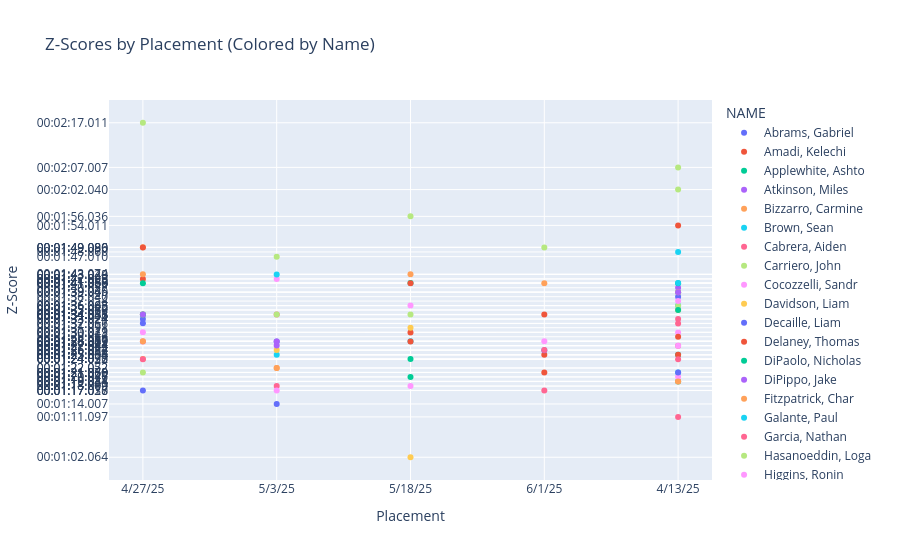

The notebook cell saved with this chart:
### Code cell
import datetime

import plotly.express as px

sorted_names = sorted(race['NAME'].unique())

def ms_to_time_str(ms):
  # ms is int, e.g. 87050
  seconds, ms = divmod(ms, 1000)
  minutes, seconds = divmod(seconds, 60)
  hours, minutes = divmod(minutes, 60)
  return f"{int(hours):02}:{int(minutes):02}:{int(seconds):02}.{int(ms):03}"

# Create a new column for formatted time
race['TIME_STR'] = race['MS'].apply(ms_to_time_str)

fig = px.scatter(
  race,
  x='RACE DATE',
  y='MS',
  color='NAME',
  category_orders={'NAME': sorted_names},
  hover_data=['SCHOOL', 'MS', 'TIME_STR'],
  title='Z-Scores by Placement (Colored by Name)'
)

fig.update_yaxes(
  tickvals=race['MS'],
  ticktext=race['MS'].apply(ms_to_time_str),
  title_text='Time (hh:mm:ss.ms)'
)
fig.update_layout(xaxis_title='Placement', yaxis_title='Z-Score')

race = race.sort_values('RACE DATE')
fig.show()

### Figure 1 — Plotly figure (JSON) as saved in the notebook; plotly's stock layout.template omitted (floating-point values rounded to 4 significant figures)
{"data": [{"customdata": [["SMSG", "00:01:17.038"], ["SMSG", "00:01:14.007"]], "hovertemplate": "NAME=Abrams, Gabriel   <br>RACE DATE=%{x}<br>MS=%{y}<br>SCHOOL=%{customdata[0]}<br>TIME_STR=%{customdata[1]}<extra></extra>", "legendgroup": "Abrams, Gabriel   ", "marker": {"color": "#636efa", "symbol": "circle"}, "mode": "markers", "name": "Abrams, Gabriel   ", "orientation": "v", "showlegend": true, "type": "scatter", "x": ["4/27/25", "5/3/25"], "xaxis": "x", "y": [77038, 74007], "yaxis": "y"}, {"customdata": [["SFA", "00:01:42.009"], ["SFA", "00:01:30.011"], ["SFA", "00:01:21.063"]], "hovertemplate": "NAME=Amadi, Kelechi    <br>RACE DATE=%{x}<br>MS=%{y}<br>SCHOOL=%{customdata[0]}<br>TIME_STR=%{customdata[1]}<extra></extra>", "legendgroup": "Amadi, Kelechi    ", "marker": {"color": "#EF553B", "symbol": "circle"}, "mode": "markers", "name": "Amadi, Kelechi    ", "orientation": "v", "showlegend": true, "type": "scatter", "x": ["4/27/25", "5/18/25", "6/1/25"], "xaxis": "x", "y": [102009, 90011, 81063], "yaxis": "y"}, {"customdata": [["BARN", "00:01:25.017"], ["BARN", "00:01:24.090"]], "hovertemplate": "NAME=Applewhite, Ashto <br>RACE DATE=%{x}<br>MS=%{y}<br>SCHOOL=%{customdata[0]}<br>TIME_STR=%{customdata[1]}<extra></extra>", "legendgroup": "Applewhite, Ashto ", "marker": {"color": "#00cc96", "symbol": "circle"}, "mode": "markers", "name": "Applewhite, Ashto ", "orientation": "v", "showlegend": true, "type": "scatter", "x": ["4/13/25", "5/18/25"], "xaxis": "x", "y": [85017, 84090], "yaxis": "y"}, {"customdata": [["IONA", "00:01:34.006"]], "hovertemplate": "NAME=Atkinson, Miles   <br>RACE DATE=%{x}<br>MS=%{y}<br>SCHOOL=%{customdata[0]}<br>TIME_STR=%{customdata[1]}<extra></extra>", "legendgroup": "Atkinson, Miles   ", "marker": {"color": "#ab63fa", "symbol": "circle"}, "mode": "markers", "name": "Atkinson, Miles   ", "orientation": "v", "showlegend": true, "type": "scatter", "x": ["4/27/25"], "xaxis": "x", "y": [94006], "yaxis": "y"}, {"customdata": [["Annunciation", "00:01:24.077"]], "hovertemplate": "NAME=Bizzarro, Carmine <br>RACE DATE=%{x}<br>MS=%{y}<br>SCHOOL=%{customdata[0]}<br>TIME_STR=%{customdata[1]}<extra></extra>", "legendgroup": "Bizzarro, Carmine ", "marker": {"color": "#FFA15A", "symbol": "circle"}, "mode": "markers", "name": "Bizzarro, Carmine ", "orientation": "v", "showlegend": true, "type": "scatter", "x": ["4/27/25"], "xaxis": "x", "y": [84077], "yaxis": "y"}, {"customdata": [["SMSG", "00:01:21.060"]], "hovertemplate": "NAME=Brown, Sean       <br>RACE DATE=%{x}<br>MS=%{y}<br>SCHOOL=%{customdata[0]}<br>TIME_STR=%{customdata[1]}<extra></extra>", "legendgroup": "Brown, Sean       ", "marker": {"color": "#19d3f3", "symbol": "circle"}, "mode": "markers", "name": "Brown, Sean       ", "orientation": "v", "showlegend": true, "type": "scatter", "x": ["4/13/25"], "xaxis": "x", "y": [81060], "yaxis": "y"}, {"customdata": [["SFA", "00:01:11.097"], ["SFA", "00:01:18.009"]], "hovertemplate": "NAME=Cabrera, Aiden    <br>RACE DATE=%{x}<br>MS=%{y}<br>SCHOOL=%{customdata[0]}<br>TIME_STR=%{customdata[1]}<extra></extra>", "legendgroup": "Cabrera, Aiden    ", "marker": {"color": "#FF6692", "symbol": "circle"}, "mode": "markers", "name": "Cabrera, Aiden    ", "orientation": "v", "showlegend": true, "type": "scatter", "x": ["4/13/25", "5/3/25"], "xaxis": "x", "y": [71097, 78009], "yaxis": "y"}, {"customdata": [["Stephen", "00:02:07.007"], ["Stephen", "00:02:17.011"], ["Stephen", "00:01:47.010"], ["Stephen", "00:01:56.036"]], "hovertemplate": "NAME=Carriero, John    <br>RACE DATE=%{x}<br>MS=%{y}<br>SCHOOL=%{customdata[0]}<br>TIME_STR=%{customdata[1]}<extra></extra>", "legendgroup": "Carriero, John    ", "marker": {"color": "#B6E880", "symbol": "circle"}, "mode": "markers", "name": "Carriero, John    ", "orientation": "v", "showlegend": true, "type": "scatter", "x": ["4/13/25", "4/27/25", "5/3/25", "5/18/25"], "xaxis": "x", "y": [127007, 137011, 107010, 116036], "yaxis": "y"}, {"customdata": [["Stephen", "00:01:30.079"], ["Stephen", "00:01:42.025"]], "hovertemplate": "NAME=Cocozzelli, Sandr <br>RACE DATE=%{x}<br>MS=%{y}<br>SCHOOL=%{customdata[0]}<br>TIME_STR=%{customdata[1]}<extra></extra>", "legendgroup": "Cocozzelli, Sandr ", "marker": {"color": "#FF97FF", "symbol": "circle"}, "mode": "markers", "name": "Cocozzelli, Sandr ", "orientation": "v", "showlegend": true, "type": "scatter", "x": ["4/27/25", "5/3/25"], "xaxis": "x", "y": [90079, 102025], "yaxis": "y"}, {"customdata": [["OL Grace", "00:01:35.060"]], "hovertemplate": "NAME=Davidson, Liam    <br>RACE DATE=%{x}<br>MS=%{y}<br>SCHOOL=%{customdata[0]}<br>TIME_STR=%{customdata[1]}<extra></extra>", "legendgroup": "Davidson, Liam    ", "marker": {"color": "#FECB52", "symbol": "circle"}, "mode": "markers", "name": "Davidson, Liam    ", "orientation": "v", "showlegend": true, "type": "scatter", "x": ["4/13/25"], "xaxis": "x", "y": [95060], "yaxis": "y"}, {"customdata": [["SFA", "00:01:32.066"], ["SFA", "00:01:28.019"]], "hovertemplate": "NAME=Decaille, Liam    <br>RACE DATE=%{x}<br>MS=%{y}<br>SCHOOL=%{customdata[0]}<br>TIME_STR=%{customdata[1]}<extra></extra>", "legendgroup": "Decaille, Liam    ", "marker": {"color": "#636efa", "symbol": "circle"}, "mode": "markers", "name": "Decaille, Liam    ", "orientation": "v", "showlegend": true, "type": "scatter", "x": ["4/27/25", "5/3/25"], "xaxis": "x", "y": [92066, 88019], "yaxis": "y"}, {"customdata": [["Annunciation", "00:01:25.012"]], "hovertemplate": "NAME=Delaney, Thomas   <br>RACE DATE=%{x}<br>MS=%{y}<br>SCHOOL=%{customdata[0]}<br>TIME_STR=%{customdata[1]}<extra></extra>", "legendgroup": "Delaney, Thomas   ", "marker": {"color": "#EF553B", "symbol": "circle"}, "mode": "markers", "name": "Delaney, Thomas   ", "orientation": "v", "showlegend": true, "type": "scatter", "x": ["6/1/25"], "xaxis": "x", "y": [85012], "yaxis": "y"}, {"customdata": [["Epiphany", "00:01:39.050"], ["Epiphany", "00:01:41.065"], ["Epiphany", "00:01:41.089"]], "hovertemplate": "NAME=DiPaolo, Nicholas <br>RACE DATE=%{x}<br>MS=%{y}<br>SCHOOL=%{customdata[0]}<br>TIME_STR=%{customdata[1]}<extra></extra>", "legendgroup": "DiPaolo, Nicholas ", "marker": {"color": "#00cc96", "symbol": "circle"}, "mode": "markers", "name": "DiPaolo, Nicholas ", "orientation": "v", "showlegend": true, "type": "scatter", "x": ["4/13/25", "4/27/25", "5/18/25"], "xaxis": "x", "y": [99050, 101065, 101089], "yaxis": "y"}, {"customdata": [["IHM", "00:01:28.001"]], "hovertemplate": "NAME=DiPippo, Jake     <br>RACE DATE=%{x}<br>MS=%{y}<br>SCHOOL=%{customdata[0]}<br>TIME_STR=%{customdata[1]}<extra></extra>", "legendgroup": "DiPippo, Jake     ", "marker": {"color": "#ab63fa", "symbol": "circle"}, "mode": "markers", "name": "DiPippo, Jake     ", "orientation": "v", "showlegend": true, "type": "scatter", "x": ["5/3/25"], "xaxis": "x", "y": [88001], "yaxis": "y"}, {"customdata": [["Stephen", "00:01:49.096"], ["Stephen", "00:01:43.043"], ["Stephen", "00:01:41.062"]], "hovertemplate": "NAME=Fitzpatrick, Char <br>RACE DATE=%{x}<br>MS=%{y}<br>SCHOOL=%{customdata[0]}<br>TIME_STR=%{customdata[1]}<extra></extra>", "legendgroup": "Fitzpatrick, Char ", "marker": {"color": "#FFA15A", "symbol": "circle"}, "mode": "markers", "name": "Fitzpatrick, Char ", "orientation": "v", "showlegend": true, "type": "scatter", "x": ["4/27/25", "5/18/25", "6/1/25"], "xaxis": "x", "y": [109096, 103043, 101062], "yaxis": "y"}, {"customdata": [["IHM", "00:01:25.036"], ["IHM", "00:01:28.057"]], "hovertemplate": "NAME=Galante, Paul     <br>RACE DATE=%{x}<br>MS=%{y}<br>SCHOOL=%{customdata[0]}<br>TIME_STR=%{customdata[1]}<extra></extra>", "legendgroup": "Galante, Paul     ", "marker": {"color": "#19d3f3", "symbol": "circle"}, "mode": "markers", "name": "Galante, Paul     ", "orientation": "v", "showlegend": true, "type": "scatter", "x": ["5/3/25", "5/18/25"], "xaxis": "x", "y": [85036, 88057], "yaxis": "y"}, {"customdata": [["MVP", "00:01:27.044"], ["MVP", "00:01:34.045"]], "hovertemplate": "NAME=Garcia, Nathan    <br>RACE DATE=%{x}<br>MS=%{y}<br>SCHOOL=%{customdata[0]}<br>TIME_STR=%{customdata[1]}<extra></extra>", "legendgroup": "Garcia, Nathan    ", "marker": {"color": "#FF6692", "symbol": "circle"}, "mode": "markers", "name": "Garcia, Nathan    ", "orientation": "v", "showlegend": true, "type": "scatter", "x": ["4/13/25", "5/3/25"], "xaxis": "x", "y": [87044, 94045], "yaxis": "y"}, {"customdata": [["SFDC", "00:01:49.087"]], "hovertemplate": "NAME=Hasanoeddin, Loga <br>RACE DATE=%{x}<br>MS=%{y}<br>SCHOOL=%{customdata[0]}<br>TIME_STR=%{customdata[1]}<extra></extra>", "legendgroup": "Hasanoeddin, Loga ", "marker": {"color": "#B6E880", "symbol": "circle"}, "mode": "markers", "name": "Hasanoeddin, Loga ", "orientation": "v", "showlegend": true, "type": "scatter", "x": ["6/1/25"], "xaxis": "x", "y": [109087], "yaxis": "y"}, {"customdata": [["Stephen", "00:01:30.043"], ["Stephen", "00:01:34.041"], ["Stephen", "00:01:36.062"], ["Stephen", "00:01:28.041"]], "hovertemplate": "NAME=Higgins, Ronin    <br>RACE DATE=%{x}<br>MS=%{y}<br>SCHOOL=%{customdata[0]}<br>TIME_STR=%{customdata[1]}<extra></extra>", "legendgroup": "Higgins, Ronin    ", "marker": {"color": "#FF97FF", "symbol": "circle"}, "mode": "markers", "name": "Higgins, Ronin    ", "orientation": "v", "showlegend": true, "type": "scatter", "x": ["4/13/25", "4/27/25", "5/18/25", "6/1/25"], "xaxis": "x", "y": [90043, 94041, 96062, 88041], "yaxis": "y"}, {"customdata": [["SMSG", "00:01:26.094"]], "hovertemplate": "NAME=Hilpert-Navas, Lu <br>RACE DATE=%{x}<br>MS=%{y}<br>SCHOOL=%{customdata[0]}<br>TIME_STR=%{customdata[1]}<extra></extra>", "legendgroup": "Hilpert-Navas, Lu ", "marker": {"color": "#FECB52", "symbol": "circle"}, "mode": "markers", "name": "Hilpert-Navas, Lu ", "orientation": "v", "showlegend": true, "type": "scatter", "x": ["5/3/25"], "xaxis": "x", "y": [86094], "yaxis": "y"}, {"customdata": [["Epiphany", "00:01:38.040"], ["Epiphany", "00:01:33.025"]], "hovertemplate": "NAME=Huang, Archie     <br>RACE DATE=%{x}<br>MS=%{y}<br>SCHOOL=%{customdata[0]}<br>TIME_STR=%{customdata[1]}<extra></extra>", "legendgroup": "Huang, Archie     ", "marker": {"color": "#636efa", "symbol": "circle"}, "mode": "markers", "name": "Huang, Archie     ", "orientation": "v", "showlegend": true, "type": "scatter", "x": ["4/13/25", "4/27/25"], "xaxis": "x", "y": [98040, 93025], "yaxis": "y"}, {"customdata": [["Stephen", "00:01:54.011"], ["Stephen", "00:01:49.080"], ["Stephen", "00:01:41.029"], ["Stephen", "00:01:34.031"]], "hovertemplate": "NAME=Hummel, Julian    <br>RACE DATE=%{x}<br>MS=%{y}<br>SCHOOL=%{customdata[0]}<br>TIME_STR=%{customdata[1]}<extra></extra>", "legendgroup": "Hummel, Julian    ", "marker": {"color": "#EF553B", "symbol": "circle"}, "mode": "markers", "name": "Hummel, Julian    ", "orientation": "v", "showlegend": true, "type": "scatter", "x": ["4/13/25", "4/27/25", "5/18/25", "6/1/25"], "xaxis": "x", "y": [114011, 109080, 101029, 94031], "yaxis": "y"}, {"customdata": [["IHM", "00:01:19.021"], ["IHM", "00:01:20.046"]], "hovertemplate": "NAME=Jack, Don         <br>RACE DATE=%{x}<br>MS=%{y}<br>SCHOOL=%{customdata[0]}<br>TIME_STR=%{customdata[1]}<extra></extra>", "legendgroup": "Jack, Don         ", "marker": {"color": "#00cc96", "symbol": "circle"}, "mode": "markers", "name": "Jack, Don         ", "orientation": "v", "showlegend": true, "type": "scatter", "x": ["4/13/25", "5/18/25"], "xaxis": "x", "y": [79021, 80046], "yaxis": "y"}, {"customdata": [["SFA", "00:01:40.037"]], "hovertemplate": "NAME=James, Anthony    <br>RACE DATE=%{x}<br>MS=%{y}<br>SCHOOL=%{customdata[0]}<br>TIME_STR=%{customdata[1]}<extra></extra>", "legendgroup": "James, Anthony    ", "marker": {"color": "#ab63fa", "symbol": "circle"}, "mode": "markers", "name": "James, Anthony    ", "orientation": "v", "showlegend": true, "type": "scatter", "x": ["4/13/25"], "xaxis": "x", "y": [100037], "yaxis": "y"}, {"customdata": [["Stephen", "00:01:19.084"], ["Stephen", "00:01:43.074"], ["Stephen", "00:01:22.052"]], "hovertemplate": "NAME=Johnson, Peter    <br>RACE DATE=%{x}<br>MS=%{y}<br>SCHOOL=%{customdata[0]}<br>TIME_STR=%{customdata[1]}<extra></extra>", "legendgroup": "Johnson, Peter    ", "marker": {"color": "#FFA15A", "symbol": "circle"}, "mode": "markers", "name": "Johnson, Peter    ", "orientation": "v", "showlegend": true, "type": "scatter", "x": ["4/13/25", "4/27/25", "5/3/25"], "xaxis": "x", "y": [79084, 103074, 82052], "yaxis": "y"}, {"customdata": [["IONA", "00:01:48.060"]], "hovertemplate": "NAME=Jost, Conor       <br>RACE DATE=%{x}<br>MS=%{y}<br>SCHOOL=%{customdata[0]}<br>TIME_STR=%{customdata[1]}<extra></extra>", "legendgroup": "Jost, Conor       ", "marker": {"color": "#19d3f3", "symbol": "circle"}, "mode": "markers", "name": "Jost, Conor       ", "orientation": "v", "showlegend": true, "type": "scatter", "x": ["4/13/25"], "xaxis": "x", "y": [108060], "yaxis": "y"}, {"customdata": [["IONA", "00:01:33.024"], ["IONA", "00:01:28.002"], ["IONA", "00:01:17.010"]], "hovertemplate": "NAME=Leeratermpong, Pu <br>RACE DATE=%{x}<br>MS=%{y}<br>SCHOOL=%{customdata[0]}<br>TIME_STR=%{customdata[1]}<extra></extra>", "legendgroup": "Leeratermpong, Pu ", "marker": {"color": "#FF6692", "symbol": "circle"}, "mode": "markers", "name": "Leeratermpong, Pu ", "orientation": "v", "showlegend": true, "type": "scatter", "x": ["4/13/25", "4/27/25", "6/1/25"], "xaxis": "x", "y": [93024, 88002, 77010], "yaxis": "y"}, {"customdata": [["CYO Club", "00:01:21.032"]], "hovertemplate": "NAME=Lewis, Jackson    <br>RACE DATE=%{x}<br>MS=%{y}<br>SCHOOL=%{customdata[0]}<br>TIME_STR=%{customdata[1]}<extra></extra>", "legendgroup": "Lewis, Jackson    ", "marker": {"color": "#B6E880", "symbol": "circle"}, "mode": "markers", "name": "Lewis, Jackson    ", "orientation": "v", "showlegend": true, "type": "scatter", "x": ["4/27/25"], "xaxis": "x", "y": [81032], "yaxis": "y"}, {"customdata": [["MVP", "00:01:20.077"], ["MVP", "00:01:17.027"], ["MVP", "00:01:18.010"]], "hovertemplate": "NAME=Lopez, Jazfel     <br>RACE DATE=%{x}<br>MS=%{y}<br>SCHOOL=%{customdata[0]}<br>TIME_STR=%{customdata[1]}<extra></extra>", "legendgroup": "Lopez, Jazfel     ", "marker": {"color": "#FF97FF", "symbol": "circle"}, "mode": "markers", "name": "Lopez, Jazfel     ", "orientation": "v", "showlegend": true, "type": "scatter", "x": ["4/13/25", "5/3/25", "5/18/25"], "xaxis": "x", "y": [80077, 77027, 78010], "yaxis": "y"}, {"customdata": [["Epiphany", "00:01:39.060"], ["Epiphany", "00:01:34.035"], ["Epiphany", "00:01:31.091"]], "hovertemplate": "NAME=McCoy, Mason      <br>RACE DATE=%{x}<br>MS=%{y}<br>SCHOOL=%{customdata[0]}<br>TIME_STR=%{customdata[1]}<extra></extra>", "legendgroup": "McCoy, Mason      ", "marker": {"color": "#FECB52", "symbol": "circle"}, "mode": "markers", "name": "McCoy, Mason      ", "orientation": "v", "showlegend": true, "type": "scatter", "x": ["4/13/25", "4/27/25", "5/18/25"], "xaxis": "x", "y": [99060, 94035, 91091], "yaxis": "y"}, {"customdata": [["Annunciation", "00:01:26.022"]], "hovertemplate": "NAME=McMorrow, Matthew <br>RACE DATE=%{x}<br>MS=%{y}<br>SCHOOL=%{customdata[0]}<br>TIME_STR=%{customdata[1]}<extra></extra>", "legendgroup": "McMorrow, Matthew ", "marker": {"color": "#636efa", "symbol": "circle"}, "mode": "markers", "name": "McMorrow, Matthew ", "orientation": "v", "showlegend": true, "type": "scatter", "x": ["6/1/25"], "xaxis": "x", "y": [86022], "yaxis": "y"}, {"customdata": [["Epiphany", "00:01:25.004"]], "hovertemplate": "NAME=Mirza, Kaden      <br>RACE DATE=%{x}<br>MS=%{y}<br>SCHOOL=%{customdata[0]}<br>TIME_STR=%{customdata[1]}<extra></extra>", "legendgroup": "Mirza, Kaden      ", "marker": {"color": "#EF553B", "symbol": "circle"}, "mode": "markers", "name": "Mirza, Kaden      ", "orientation": "v", "showlegend": true, "type": "scatter", "x": ["4/13/25"], "xaxis": "x", "y": [85004], "yaxis": "y"}, {"customdata": [["IONA", "00:01:41.068"]], "hovertemplate": "NAME=Moran, Thomas     <br>RACE DATE=%{x}<br>MS=%{y}<br>SCHOOL=%{customdata[0]}<br>TIME_STR=%{customdata[1]}<extra></extra>", "legendgroup": "Moran, Thomas     ", "marker": {"color": "#00cc96", "symbol": "circle"}, "mode": "markers", "name": "Moran, Thomas     ", "orientation": "v", "showlegend": true, "type": "scatter", "x": ["4/13/25"], "xaxis": "x", "y": [101068], "yaxis": "y"}, {"customdata": [["BARN", "00:01:39.045"]], "hovertemplate": "NAME=Nedrick, Jacob    <br>RACE DATE=%{x}<br>MS=%{y}<br>SCHOOL=%{customdata[0]}<br>TIME_STR=%{customdata[1]}<extra></extra>", "legendgroup": "Nedrick, Jacob    ", "marker": {"color": "#ab63fa", "symbol": "circle"}, "mode": "markers", "name": "Nedrick, Jacob    ", "orientation": "v", "showlegend": true, "type": "scatter", "x": ["4/13/25"], "xaxis": "x", "y": [99045], "yaxis": "y"}, {"customdata": [["John Paul", "00:01:19.044"]], "hovertemplate": "NAME=Offurum, Arinze   <br>RACE DATE=%{x}<br>MS=%{y}<br>SCHOOL=%{customdata[0]}<br>TIME_STR=%{customdata[1]}<extra></extra>", "legendgroup": "Offurum, Arinze   ", "marker": {"color": "#FFA15A", "symbol": "circle"}, "mode": "markers", "name": "Offurum, Arinze   ", "orientation": "v", "showlegend": true, "type": "scatter", "x": ["4/13/25"], "xaxis": "x", "y": [79044], "yaxis": "y"}, {"customdata": [["BARN", "00:01:36.048"]], "hovertemplate": "NAME=Omaghomi, Logan   <br>RACE DATE=%{x}<br>MS=%{y}<br>SCHOOL=%{customdata[0]}<br>TIME_STR=%{customdata[1]}<extra></extra>", "legendgroup": "Omaghomi, Logan   ", "marker": {"color": "#19d3f3", "symbol": "circle"}, "mode": "markers", "name": "Omaghomi, Logan   ", "orientation": "v", "showlegend": true, "type": "scatter", "x": ["4/13/25"], "xaxis": "x", "y": [96048], "yaxis": "y"}, {"customdata": [["Patrick", "00:01:24.033"]], "hovertemplate": "NAME=Onativia, Adam    <br>RACE DATE=%{x}<br>MS=%{y}<br>SCHOOL=%{customdata[0]}<br>TIME_STR=%{customdata[1]}<extra></extra>", "legendgroup": "Onativia, Adam    ", "marker": {"color": "#FF6692", "symbol": "circle"}, "mode": "markers", "name": "Onativia, Adam    ", "orientation": "v", "showlegend": true, "type": "scatter", "x": ["4/13/25"], "xaxis": "x", "y": [84033], "yaxis": "y"}, {"customdata": [["MVP", "00:01:36.005"], ["MVP", "00:01:34.071"], ["MVP", "00:01:34.030"]], "hovertemplate": "NAME=Pena, Dominic     <br>RACE DATE=%{x}<br>MS=%{y}<br>SCHOOL=%{customdata[0]}<br>TIME_STR=%{customdata[1]}<extra></extra>", "legendgroup": "Pena, Dominic     ", "marker": {"color": "#B6E880", "symbol": "circle"}, "mode": "markers", "name": "Pena, Dominic     ", "orientation": "v", "showlegend": true, "type": "scatter", "x": ["4/13/25", "5/3/25", "5/18/25"], "xaxis": "x", "y": [96005, 94071, 94030], "yaxis": "y"}, {"customdata": [["MVP", "00:01:37.054"]], "hovertemplate": "NAME=Poudel, Sambhrant <br>RACE DATE=%{x}<br>MS=%{y}<br>SCHOOL=%{customdata[0]}<br>TIME_STR=%{customdata[1]}<extra></extra>", "legendgroup": "Poudel, Sambhrant ", "marker": {"color": "#FF97FF", "symbol": "circle"}, "mode": "markers", "name": "Poudel, Sambhrant ", "orientation": "v", "showlegend": true, "type": "scatter", "x": ["4/13/25"], "xaxis": "x", "y": [97054], "yaxis": "y"}, {"customdata": [["IONA", "00:01:02.064"]], "hovertemplate": "NAME=Richards, Joel    <br>RACE DATE=%{x}<br>MS=%{y}<br>SCHOOL=%{customdata[0]}<br>TIME_STR=%{customdata[1]}<extra></extra>", "legendgroup": "Richards, Joel    ", "marker": {"color": "#FECB52", "symbol": "circle"}, "mode": "markers", "name": "Richards, Joel    ", "orientation": "v", "showlegend": true, "type": "scatter", "x": ["5/18/25"], "xaxis": "x", "y": [62064], "yaxis": "y"}, {"customdata": [["IONA", "00:01:21.070"]], "hovertemplate": "NAME=Schnupp, Caleb    <br>RACE DATE=%{x}<br>MS=%{y}<br>SCHOOL=%{customdata[0]}<br>TIME_STR=%{customdata[1]}<extra></extra>", "legendgroup": "Schnupp, Caleb    ", "marker": {"color": "#636efa", "symbol": "circle"}, "mode": "markers", "name": "Schnupp, Caleb    ", "orientation": "v", "showlegend": true, "type": "scatter", "x": ["4/13/25"], "xaxis": "x", "y": [81070], "yaxis": "y"}, {"customdata": [["Epiphany", "00:01:29.066"], ["Epiphany", "00:01:28.018"]], "hovertemplate": "NAME=Setounski, Alex   <br>RACE DATE=%{x}<br>MS=%{y}<br>SCHOOL=%{customdata[0]}<br>TIME_STR=%{customdata[1]}<extra></extra>", "legendgroup": "Setounski, Alex   ", "marker": {"color": "#EF553B", "symbol": "circle"}, "mode": "markers", "name": "Setounski, Alex   ", "orientation": "v", "showlegend": true, "type": "scatter", "x": ["4/13/25", "5/18/25"], "xaxis": "x", "y": [89066, 88018], "yaxis": "y"}, {"customdata": [["Epiphany", "00:01:35.077"], ["Epiphany", "00:01:34.036"]], "hovertemplate": "NAME=Thompson, James   <br>RACE DATE=%{x}<br>MS=%{y}<br>SCHOOL=%{customdata[0]}<br>TIME_STR=%{customdata[1]}<extra></extra>", "legendgroup": "Thompson, James   ", "marker": {"color": "#00cc96", "symbol": "circle"}, "mode": "markers", "name": "Thompson, James   ", "orientation": "v", "showlegend": true, "type": "scatter", "x": ["4/13/25", "4/27/25"], "xaxis": "x", "y": [95077, 94036], "yaxis": "y"}, {"customdata": [["Stephen", "00:01:34.033"], ["Stephen", "00:01:27.093"]], "hovertemplate": "NAME=Troccoli, Conor   <br>RACE DATE=%{x}<br>MS=%{y}<br>SCHOOL=%{customdata[0]}<br>TIME_STR=%{customdata[1]}<extra></extra>", "legendgroup": "Troccoli, Conor   ", "marker": {"color": "#ab63fa", "symbol": "circle"}, "mode": "markers", "name": "Troccoli, Conor   ", "orientation": "v", "showlegend": true, "type": "scatter", "x": ["4/27/25", "5/3/25"], "xaxis": "x", "y": [94033, 87093], "yaxis": "y"}, {"customdata": [["SFDC", "00:01:28.079"], ["SFDC", "00:01:22.072"]], "hovertemplate": "NAME=Vidal, William    <br>RACE DATE=%{x}<br>MS=%{y}<br>SCHOOL=%{customdata[0]}<br>TIME_STR=%{customdata[1]}<extra></extra>", "legendgroup": "Vidal, William    ", "marker": {"color": "#FFA15A", "symbol": "circle"}, "mode": "markers", "name": "Vidal, William    ", "orientation": "v", "showlegend": true, "type": "scatter", "x": ["4/27/25", "5/3/25"], "xaxis": "x", "y": [88079, 82072], "yaxis": "y"}, {"customdata": [["Stephen", "00:01:41.080"], ["Stephen", "00:01:43.020"]], "hovertemplate": "NAME=Wilhelm, Malachi  <br>RACE DATE=%{x}<br>MS=%{y}<br>SCHOOL=%{customdata[0]}<br>TIME_STR=%{customdata[1]}<extra></extra>", "legendgroup": "Wilhelm, Malachi  ", "marker": {"color": "#19d3f3", "symbol": "circle"}, "mode": "markers", "name": "Wilhelm, Malachi  ", "orientation": "v", "showlegend": true, "type": "scatter", "x": ["4/13/25", "5/3/25"], "xaxis": "x", "y": [101080, 103020], "yaxis": "y"}, {"customdata": [["IONA", "00:01:32.011"], ["IONA", "00:01:24.022"], ["IONA", "00:01:26.082"]], "hovertemplate": "NAME=Wilson, Ethan     <br>RACE DATE=%{x}<br>MS=%{y}<br>SCHOOL=%{customdata[0]}<br>TIME_STR=%{customdata[1]}<extra></extra>", "legendgroup": "Wilson, Ethan     ", "marker": {"color": "#FF6692", "symbol": "circle"}, "mode": "markers", "name": "Wilson, Ethan     ", "orientation": "v", "showlegend": true, "type": "scatter", "x": ["4/13/25", "4/27/25", "6/1/25"], "xaxis": "x", "y": [92011, 84022, 86082], "yaxis": "y"}, {"customdata": [["Stephen", "00:02:02.040"]], "hovertemplate": "NAME=Zickel, Andrew    <br>RACE DATE=%{x}<br>MS=%{y}<br>SCHOOL=%{customdata[0]}<br>TIME_STR=%{customdata[1]}<extra></extra>", "legendgroup": "Zickel, Andrew    ", "marker": {"color": "#B6E880", "symbol": "circle"}, "mode": "markers", "name": "Zickel, Andrew    ", "orientation": "v", "showlegend": true, "type": "scatter", "x": ["4/13/25"], "xaxis": "x", "y": [122040], "yaxis": "y"}, {"customdata": [["Epiphany", "00:01:27.050"]], "hovertemplate": "NAME=Zurl, Liam        <br>RACE DATE=%{x}<br>MS=%{y}<br>SCHOOL=%{customdata[0]}<br>TIME_STR=%{customdata[1]}<extra></extra>", "legendgroup": "Zurl, Liam        ", "marker": {"color": "#FF97FF", "symbol": "circle"}, "mode": "markers", "name": "Zurl, Liam        ", "orientation": "v", "showlegend": true, "type": "scatter", "x": ["4/13/25"], "xaxis": "x", "y": [87050], "yaxis": "y"}], "layout": {"legend": {"title": {"text": "NAME"}, "tracegroupgap": 0}, "title": {"text": "Z-Scores by Placement (Colored by Name)"}, "xaxis": {"anchor": "y", "domain": [0, 1], "title": {"text": "Placement"}}, "yaxis": {"anchor": "x", "domain": [0, 1], "ticktext": ["00:01:11.097", "00:01:19.021", "00:01:19.044", "00:01:19.084", "00:01:20.077", "00:01:21.060", "00:01:21.070", "00:01:24.033", "00:01:25.004", "00:01:25.017", "00:01:27.044", "00:01:27.050", "00:01:29.066", "00:01:30.043", "00:01:32.011", "00:01:33.024", "00:01:35.060", "00:01:35.077", "00:01:36.005", "00:01:36.048", "00:01:37.054", "00:01:38.040", "00:01:39.045", "00:01:39.050", "00:01:39.060", "00:01:40.037", "00:01:41.068", "00:01:41.080", "00:01:48.060", "00:01:54.011", "00:02:02.040", "00:02:07.007", "00:01:17.038", "00:01:21.032", "00:01:24.022", "00:01:24.077", "00:01:28.002", "00:01:28.079", "00:01:30.079", "00:01:32.066", "00:01:33.025", "00:01:34.006", "00:01:34.033", "00:01:34.035", "00:01:34.036", "00:01:34.041", "00:01:41.065", "00:01:42.009", "00:01:43.074", "00:01:49.080", "00:01:49.096", "00:02:17.011", "00:01:14.007", "00:01:17.027", "00:01:18.009", "00:01:22.052", "00:01:22.072", "00:01:25.036", "00:01:26.094", "00:01:27.093", "00:01:28.001", "00:01:28.019", "00:01:34.045", "00:01:34.071", "00:01:42.025", "00:01:43.020", "00:01:47.010", "00:01:02.064", "00:01:18.010", "00:01:20.046", "00:01:24.090", "00:01:28.018", "00:01:28.057", "00:01:30.011", "00:01:31.091", "00:01:34.030", "00:01:36.062", "00:01:41.029", "00:01:41.089", "00:01:43.043", "00:01:56.036", "00:01:17.010", "00:01:21.063", "00:01:25.012", "00:01:26.022", "00:01:26.082", "00:01:28.041", "00:01:34.031", "00:01:41.062", "00:01:49.087"], "tickvals": [71097, 79021, 79044, 79084, 80077, 81060, 81070, 84033, 85004, 85017, 87044, 87050, 89066, 90043, 92011, 93024, 95060, 95077, 96005, 96048, 97054, 98040, 99045, 99050, 99060, 100037, 101068, 101080, 108060, 114011, 122040, 127007, 77038, 81032, 84022, 84077, 88002, 88079, 90079, 92066, 93025, 94006, 94033, 94035, 94036, 94041, 101065, 102009, 103074, 109080, 109096, 137011, 74007, 77027, 78009, 82052, 82072, 85036, 86094, 87093, 88001, 88019, 94045, 94071, 102025, 103020, 107010, 62064, 78010, 80046, 84090, 88018, 88057, 90011, 91091, 94030, 96062, 101029, 101089, 103043, 116036, 77010, 81063, 85012, 86022, 86082, 88041, 94031, 101062, 109087], "title": {"text": "Z-Score"}}}}
